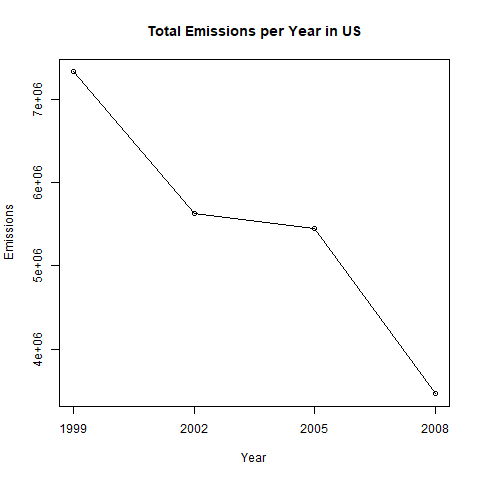

This chart was generated by the following R code:
source("~/R/ExDA_4/DownloadData.R")
if(!("pm25" %in% ls())) {
  pm25 <- get_pm25()
}

# Question 1 
# Have total emissions from PM2.5 decreased in the United States from 1999 
# to 2008? 
# Using the base plotting system, make a plot showing the total PM2.5 emission 
# from all sources for each of the years 1999, 2002, 2005, and 2008.

totalem <-with(pm25,tapply(Emissions,year,sum,na.rm=TRUE))

png("plot1.png")
plot(names(totalem),totalem,type="o",xlab="Year",ylab="Emissions",xaxt="n")
axis(1,at=seq(1999,2008,by=3))
title(main="Total Emissions per Year in US")
dev.off()

rm(totalem)